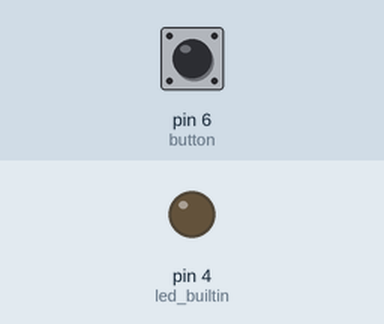
Simulated run of this sketch. Board: Arduino Uno, built with avr-gcc and run on an emulated ATmega328P. On the bench: output pins drawn as LEDs (lit = HIGH). Inputs (shaded band) come from the test bench; at power-on: pin 6 (button) LOW. What the sketch prints to the serial monitor is not drawn.

Above: at 1.2 s.
1.3 s: pin 6 (button) pulled HIGH for 0.15 s
At 1.37 s:
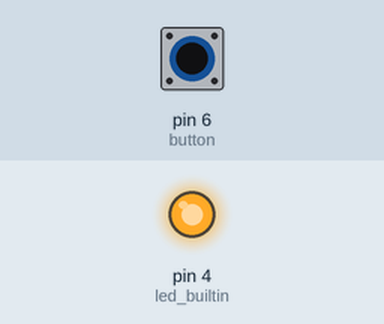
2.9 s: pin 6 (button) pulled HIGH for 3.2 s
At 7.0 s:
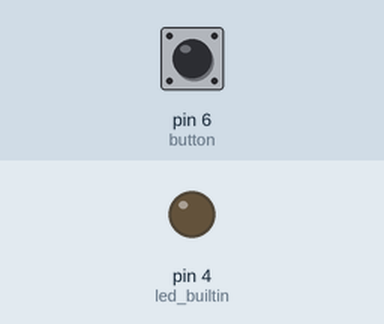
Timing chart, 0 to 8.5 s (numbered marks = the images above; inputs shaded):
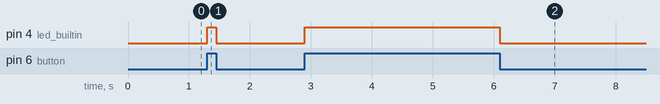

The sketch:

exercise01.ino
```cpp
int button = 6;
int led_builtin = 4;

void setup () {
  pinMode(led_builtin, OUTPUT);
  pinMode(button, INPUT);
  Serial.begin(9600);
}

void loop () {
	bool buttonState = false;
    buttonState = digitalRead(button);

  if (buttonState == true) {
    digitalWrite(led_builtin, 1);
    Serial.println(buttonState);
    return;
  }

  digitalWrite(led_builtin, 0);

  Serial.println(buttonState);

}
```

Measured:
- after the input at 1.3 s, pin 4 (led_builtin): LOW → HIGH at once, → LOW 0.15 s later
- after the input at 2.9 s, pin 4 (led_builtin): LOW → HIGH at once, → LOW 3.2 s later
